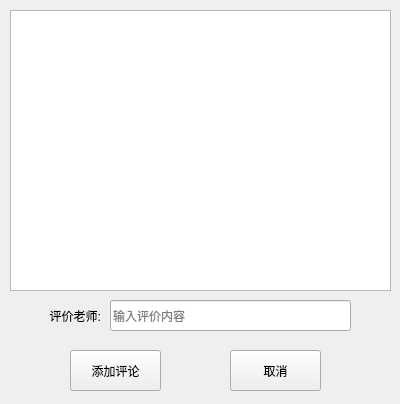
<?xml version="1.0" encoding="UTF-8"?>
<ui version="4.0">
 <class>EvaluateWidget</class>
 <widget class="QWidget" name="EvaluateWidget">
  <property name="geometry">
   <rect>
    <x>0</x>
    <y>0</y>
    <width>400</width>
    <height>404</height>
   </rect>
  </property>
  <property name="windowTitle">
   <string>Form</string>
  </property>
  <widget class="QPushButton" name="btn_ok">
   <property name="geometry">
    <rect>
     <x>70</x>
     <y>350</y>
     <width>91</width>
     <height>41</height>
    </rect>
   </property>
   <property name="text">
    <string>添加评论</string>
   </property>
  </widget>
  <widget class="QPushButton" name="btn_cancel">
   <property name="geometry">
    <rect>
     <x>230</x>
     <y>350</y>
     <width>91</width>
     <height>41</height>
    </rect>
   </property>
   <property name="text">
    <string>取消</string>
   </property>
  </widget>
  <widget class="QLineEdit" name="lineEdit">
   <property name="geometry">
    <rect>
     <x>110</x>
     <y>300</y>
     <width>241</width>
     <height>31</height>
    </rect>
   </property>
   <property name="placeholderText">
    <string>输入评价内容</string>
   </property>
  </widget>
  <widget class="QLabel" name="label">
   <property name="geometry">
    <rect>
     <x>20</x>
     <y>300</y>
     <width>81</width>
     <height>31</height>
    </rect>
   </property>
   <property name="text">
    <string>评价老师:</string>
   </property>
   <property name="alignment">
    <set>Qt::AlignRight|Qt::AlignTrailing|Qt::AlignVCenter</set>
   </property>
  </widget>
  <widget class="QListView" name="listView">
   <property name="geometry">
    <rect>
     <x>10</x>
     <y>10</y>
     <width>381</width>
     <height>281</height>
    </rect>
   </property>
  </widget>
 </widget>
 <resources/>
 <connections/>
</ui>
